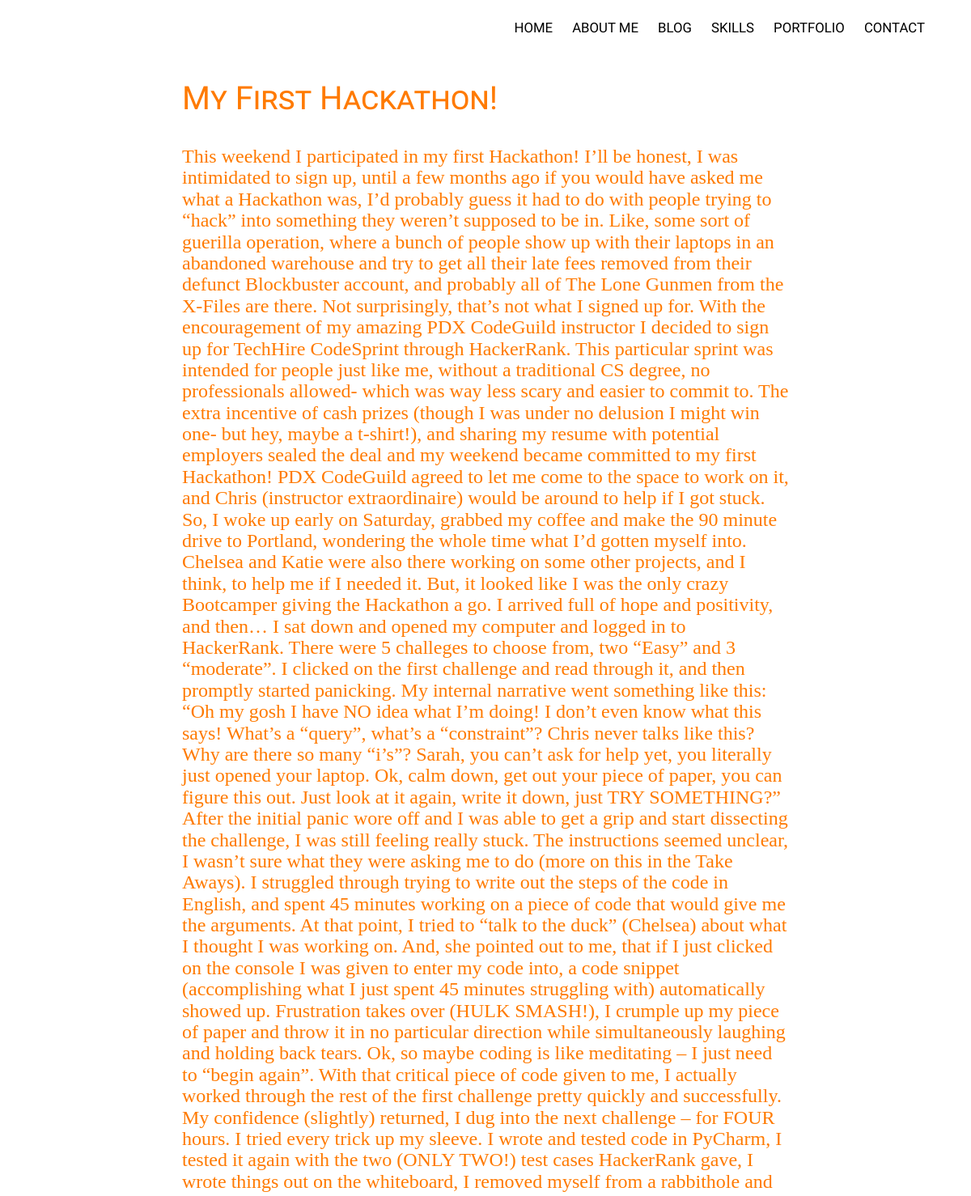
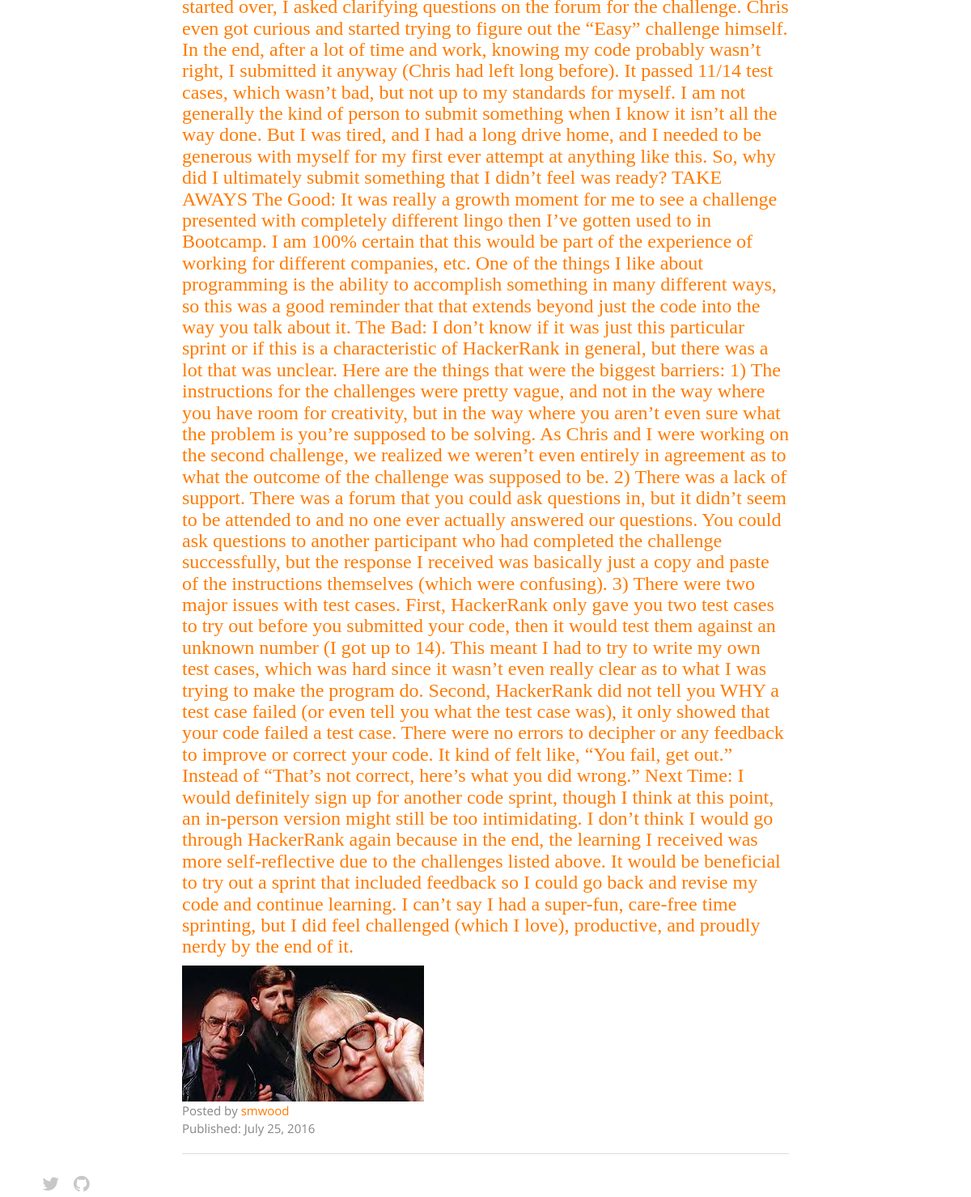
Page /blog/7/my-first-hackathon/ on the committed database (2 pictures, top to bottom).
### blog/models.py (models this page shows, shortened)
class Post(models.Model):
    content = models.TextField()
    date_created = models.DateTimeField(auto_now=True)
    published_date = models.DateField(blank=True, null=True)
    title = models.CharField(max_length=300)
    author = models.ForeignKey(User)
    slug = models.SlugField(unique=True)
    category = models.ForeignKey(Category)
    img = models.ImageField(upload_to=post_upload_handler)
    class Meta:
        verbose_name_plural = "Posts"

### blog/views.py (the view)
# urls.py: 2. Add a URL to urlpatterns:  url(r'^blog/', include('blog.urls'))
def blog(request, slug, cat):
    post = Post.objects.get(slug=slug)
    context_dict = {'post': post}
    return render(request, 'post.html', context_dict)

### blog/templates/post.html
{% extends "base.html" %}
{% block content %}
    <div class="container">
        <div class="row">
            <div class="col-lg-8 col-lg-offset-2 col-md-10 col-md-offset-1">
                <div class="post-preview">
                    <a href="post.html">
                        <h2 class="post-title">
                            {{ post.title }}
                        </h2>
                        <h3 class="post-subtitle">
                            {{ post.content }}
                        </h3>
                    </a>
                    <img class=" 'img-responsive" src="/media/{{ post.img }}"></img>
                    <p class="post-meta">Posted by <a href="#">{{ post.author }}</a><br>
                        Published: {{ post.published_date }}</p>
                </div>
                <hr>
            </div>
        </div>
{% endblock %}

### blog/static/css/styles.css (style rules this page uses)
* { margin: 0; padding: 0; font-family: 'Open Sans', sans-serif; }
body { font-size: 14px; font-family: 'Open Sans', sans-serif; -webkit-font-smoothing: antialiased; background: #fff; }
p { color: #858585; line-height: 22px; font-size: 15px; }
a { color: #FF7A00; text-decoration: none; text-shadow: none; -webkit-transition: all 0.2s linear; -moz-transition: all 0.2s linear; -ms-transition: all 0.2s linear; -o-transition: all 0.2s linear; transition: all 0.2s linear; }
h2 { font-size: 40px; margin: 0; padding-bottom: 16px; font-variant: small-caps; }
hr { border-color: #ddd; }
body { margin: 0; font-family: Arial, sans-serif; }

### blog/static/css/mystyles.css (style rules this page uses)
body { font-family: 'Spinnaker', sans-serif; }
h1, h3 { font-family: 'Josefin Slab', serif; }
h2 { font-family: 'Spinnaker', sans-serif; }
.row { margin-top: 100px; }

### rows in the picture
Post: title "My First Hackathon!", content "This weekend I participated in my first Hackathon! I’ll be honest, I was intimidated to sign up, until a few months ago if you would have asked me what a Hackathon was, I’d probably guess it had to do with people trying to “hack” into something they weren’t supposed to be in. Like, some sort of guerilla operation, where a bunch of people show up with their laptops in an abandoned warehouse and try to get all their late fees removed from their defunct Blockbuster account, and probably all of The Lone Gunmen from the X-Files are there. Not surprisingly, that’s not what I signed up for. With the encouragement of my amazing PDX CodeGuild instructor I decided to sign up for TechHire CodeSprint…", img (picture), author "smwood", published_date "July 25, 2016"
